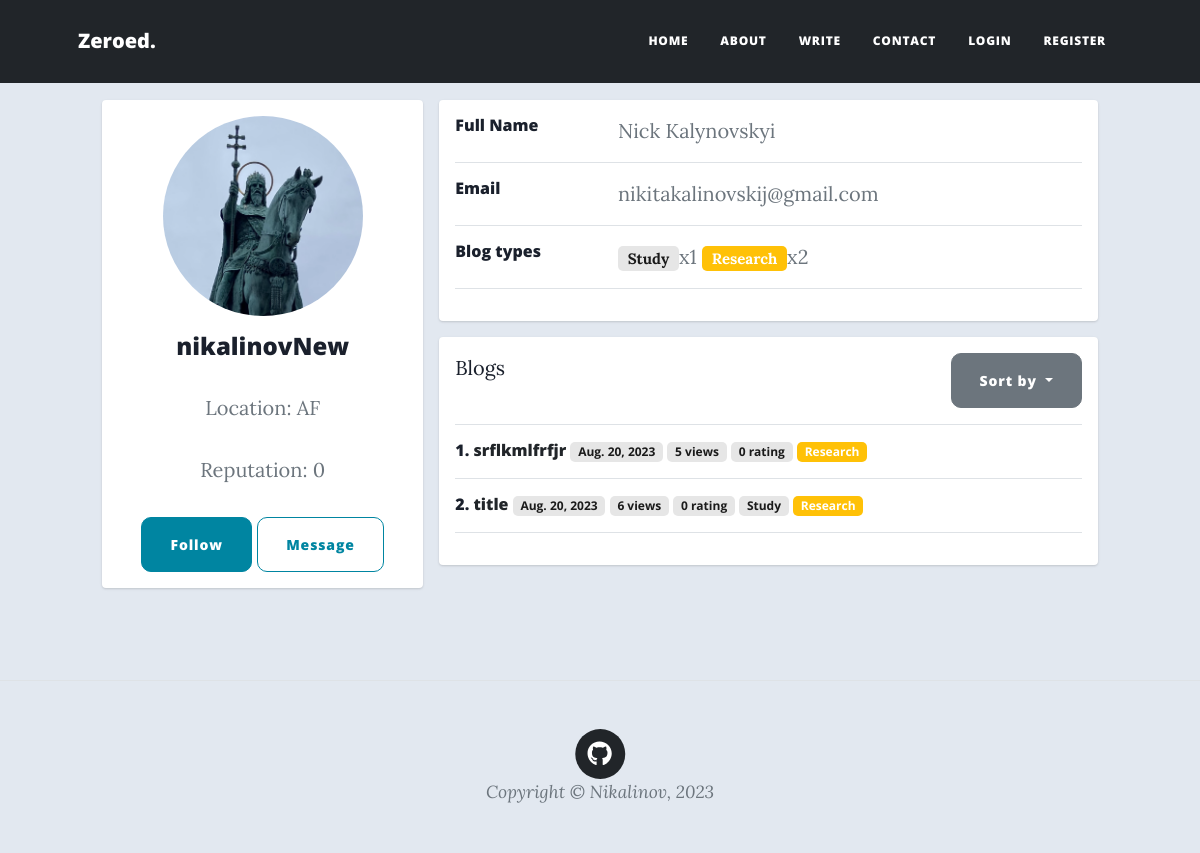
/feed/user/6/, run on an earlier commit of the app's database.
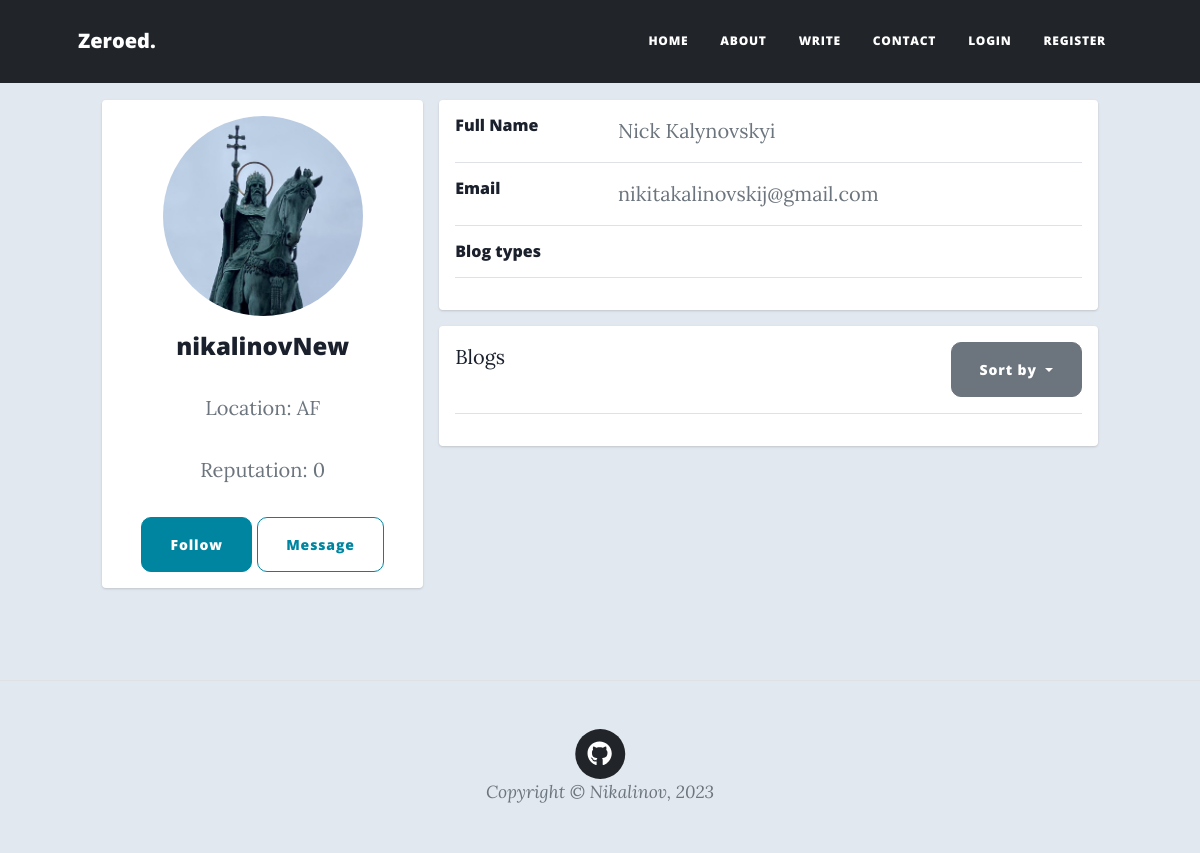
And on a later commit of the database.
### feed/models.py (models this page shows, shortened)
class ContentType(models.Model):
    type = models.CharField(max_length=100)
    TAG_COLORS = [
        ("primary", "primary"),
        ("info", "info"),
        ("success", "success"),
        ("light", "light"),
        ("warning", "warning"),
        ("danger", "danger"),
    ]
    color = models.CharField(
        max_length=20, choices=TAG_COLORS, default=choice(TAG_COLORS),
    )
    def __str__(self):
        return self.type

class Blog(models.Model):
    title = models.CharField(max_length=200, null=True)
    author = models.ForeignKey(
        User,
        on_delete=models.RESTRICT,
        blank=True,
        null=True,
    )
    post_date = models.DateField(default=now)
    content_type = models.ManyToManyField(ContentType)
    language = models.CharField(max_length=50, choices=LANGUAGES, default='EN')
    content = QuillField()
    upvoters = models.ManyToManyField(User, related_name='upvoters')
    views = models.IntegerField(editable=False, default=0)
    picture = models.ImageField(upload_to='feed/blog-pics/', default='feed/blog-pics/white-bg.png', blank=True)
    class Meta:
        ordering = ['-post_date']
    def __str__(self):
        return self.title
    def get_rating(self):
        return len(self.upvoters.all())

### feed/views.py (the view, shortened to what this page needs)
# urls.py: path('user/<int:pk>/', views.profile, name='profile'),
def profile(request, pk, sorting='title', edit=''):
    user = get_object_or_404(User, pk=pk)
    user_profile = user.userprofile
    context = {
        'passed_user': user,
        'blogs': blogs_sorted(sorting, user),
        'edit': False
    }
    if not edit:
        return render(request, 'feed/profile.html', context=context)

### feed/models.py (called while the page is built)
    def __str__(self):
        return f'{self.user.first_name} {self.user.last_name}'

### feed/templatetags/feed_extras.py (called while the page is built)
@register.filter
def get_blog_types(user: User) -> list[tuple]:
    types = defaultdict(int)
    for blog in user.blog_set.all():
        for content_type in blog.content_type.all():
            types[content_type] += 1
    return list(types.items())

### feed/views.py (called while the page is built)
def blogs_sorted(sorting, author=None):
    reverse_sorting = {'rating', 'views', 'post_date'}
    if sorting in reverse_sorting:
        sorting = '-' + sorting
    if sorting == '-rating':
        blogs = Blog.objects.annotate(rating=Count('upvoters')).order_by(sorting).all()
    else:
        blogs = Blog.objects.order_by(sorting).all()
    return blogs.filter(author=author) if author else blogs

### feed/templates/feed/profile.html (shortened to what the changed rows need)
{% extends 'base_generic.html' %}
{% block additional_links %}
  {% load feed_extras %}
  {% load static %}
  <link href="{% static 'feed/css/profile_style.css' %}" rel="stylesheet"/>
{% endblock %}
{% block content %}
<div class="container">
    <div class="main-body">
          <div id="profile-body" class="row gutters-sm">
            <div class="col-md-8">
              <div class="card mb-3">
                <div class="card-body">
                  {% if edit %}
                    {% for field in form %}
                      <div class="row">
                        <div class="col-sm-3">
                          <label class="mb-0" for="{{ field.id_for_label }}">{{ field.name }}</label>
                        </div>
                        <div class="col-sm-9 text-secondary">
                          {{ field }}
                        </div>
                      </div>
                      <hr>
                    {% endfor %}
                    <button class="btn btn-primary" type="submit">Submit</button>
                  {% else %}
                    <div class="row">
                      <div class="col-sm-3">
                        <h6 class="mb-0">Blog types</h6>
                      </div>
                      <div class="col-sm-9 text-secondary">
                        {% for type, number in passed_user|get_blog_types %}
                          <span class="badge bg-{{ type.color }}">{{ type }}</span>x{{ number }}
                        {% endfor %}
                      </div>
                    </div>
                  {% endif %}
                </div>
              </div>
              {% if passed_user.blog_set %}
                <div class="card mb-3">
                  <div class="card-body">
                    <div class="row">
                      <div class="col justify-content-between" style="display: flex;">
                      </div>
                    </div>
                    <hr>
                    {% for blog in blogs %}
                      <div class="row">
                        <div class="col">
                          <h6 class="mb-0">{{ forloop.counter }}.
                            <a href="{% url 'blog' blog.pk %}">{{ blog }}</a>
                            <span class="badge bg-light">{{ blog.post_date }}</span>
                            <span class="badge bg-light">{{ blog.views }} views</span>
                            <span class="badge bg-light">{{ blog.get_rating }} rating</span>
                          {% for type in blog.content_type.all %}
                            <span class="badge bg-{{ type.color }}">{{ type }}</span>
                          {% endfor %}
                          </h6>
                        </div>
                      </div>
                      <hr>
                    {% endfor %}
                  </div>
                </div>
              {% endif %}
            </div>
          </div>
        </div>
    </div>
{% endblock %}

What changed in the data, as far as the page shows it:
no longer on this page (row unchanged): ContentType: type "Study", id "1"
no longer on this page (row unchanged): ContentType: type "Research", id "2"
removed Blog: title "srflkmlfrfjr", post_date "Aug. 20, 2023", views "5", get_rating "0"
removed Blog: title "title", post_date "Aug. 20, 2023", views "6", get_rating "0"
